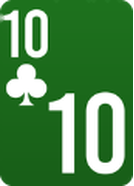
#> input picture cards/club10.png, 134 x 186 px; its folder holds only this picture in this run
$ python -i gen_deck_from_screens.py   (imports and definitions only)
#> lines starting #> are read from the running program, lines starting #| are printed output that depends on the picture; after the words box and inside, x2 and y2 are one past the last pixel; in counts of white or black regions, pixels touching at a corner belong together
import glob, os, numpy as np
from PIL import Image, ImageDraw
from collections import deque

def felt_ref(a):
    ring=np.concatenate([a[0:2,:,:3].reshape(-1,3),a[-2:,:,:3].reshape(-1,3),
                         a[:,0:2,:3].reshape(-1,3),a[:,-2:,:3].reshape(-1,3)])
    return np.median(ring,0)

def felt_flood(a,ref,tol=12.0):
    H,W=a.shape[:2]; rgb=a[:,:,:3].astype(np.float32)
    d=np.sqrt(((rgb-ref)**2).sum(2)); cand=d<tol
    seen=np.zeros((H,W),bool); q=deque()
    for cy,cx in((0,0),(0,W-1),(H-1,0),(H-1,W-1)):
        if cand[cy,cx] and not seen[cy,cx]: seen[cy,cx]=True; q.append((cy,cx))
    while q:
        y,x=q.popleft()
        for dy,dx in((1,0),(-1,0),(0,1),(0,-1)):
            ny,nx=y+dy,x+dx
            if 0<=ny<H and 0<=nx<W and cand[ny,nx] and not seen[ny,nx]:
                seen[ny,nx]=True; q.append((ny,nx))
    return seen

def largest_cc(mask):
    H,W=mask.shape; seen=np.zeros_like(mask); best=None; bestn=0
    for sy in range(H):
        for sx in range(W):
            if mask[sy,sx] and not seen[sy,sx]:
                q=deque([(sy,sx)]); seen[sy,sx]=True; comp=[]
                while q:
                    y,x=q.popleft(); comp.append((y,x))
                    for dy,dx in((1,0),(-1,0),(0,1),(0,-1)):
                        ny,nx=y+dy,x+dx
                        if 0<=ny<H and 0<=nx<W and mask[ny,nx] and not seen[ny,nx]:
                            seen[ny,nx]=True; q.append((ny,nx))
                if len(comp)>bestn: bestn=len(comp); best=comp
    out=np.zeros_like(mask)
    for y,x in(best or []): out[y,x]=True
    return out

def fill_holes(mask):
    H,W=mask.shape; bg=np.zeros_like(mask); q=deque()
    for x in range(W):
        for y in(0,H-1):
            if not mask[y,x] and not bg[y,x]: bg[y,x]=True; q.append((y,x))
    for y in range(H):
        for x in(0,W-1):
            if not mask[y,x] and not bg[y,x]: bg[y,x]=True; q.append((y,x))
    while q:
        y,x=q.popleft()
        for dy,dx in((1,0),(-1,0),(0,1),(0,-1)):
            ny,nx=y+dy,x+dx
            if 0<=ny<H and 0<=nx<W and not mask[ny,nx] and not bg[ny,nx]:
                bg[ny,nx]=True; q.append((ny,nx))
    return mask|(~bg)

def erode(mask,k=1):
    m=mask.copy()
    for _ in range(k):
        e=m.copy(); e[1:,:]&=m[:-1,:]; e[:-1,:]&=m[1:,:]; e[:,1:]&=m[:,:-1]; e[:,:-1]&=m[:,1:]; m=e
    return m

def bleed(color,known,iters=10):
    # nearest-ish color fill: each iter, unknown pixels adjacent to known take mean of known neighbors
    col=color.astype(np.float32).copy(); kn=known.copy(); H,W=kn.shape
    for _ in range(iters):
        if kn.all(): break
        nb_sum=np.zeros_like(col); nb_cnt=np.zeros((H,W),np.float32)
        for dy,dx in((1,0),(-1,0),(0,1),(0,-1),(1,1),(1,-1),(-1,1),(-1,-1)):
            sh=np.zeros_like(col); shk=np.zeros((H,W),bool)
            ys0,ys1=max(0,dy),H+min(0,dy); xs0,xs1=max(0,dx),W+min(0,dx)
            yd0,yd1=max(0,-dy),H+min(0,-dy); xd0,xd1=max(0,-dx),W+min(0,-dx)
            sh[yd0:yd1,xd0:xd1]=col[ys0:ys1,xs0:xs1]; shk[yd0:yd1,xd0:xd1]=kn[ys0:ys1,xs0:xs1]
            nb_sum+=sh*shk[:,:,None]; nb_cnt+=shk
        ring=(~kn)&(nb_cnt>0)
        col[ring]=(nb_sum[ring]/nb_cnt[ring,None])
        kn|=ring
    return col

def rrect_alpha(w,h,r,ss=4):
    big=Image.new('L',(w*ss,h*ss),0); ImageDraw.Draw(big).rounded_rectangle([0,0,w*ss-1,h*ss-1],radius=r*ss,fill=255)
    return big.resize((w,h),Image.LANCZOS)

CANVAS=(134,186)
def felt_bright(ref): return float(np.mean(ref))
def process(fp, rratio=0.095, trim=2):
#> called with fp = 'club10.png', rratio = 0.095, trim = 2
    im=Image.open(fp).convert('RGBA'); a=np.array(im).astype(np.int16); rgb0=np.array(im)[:,:,:3]
#> in process, im is the input picture: PIL image 134x186 RGBA; mean R, G, B, A 73.2, 134, 73.2, 251.7
    ref=felt_ref(a); fb=felt_bright(ref); felt=felt_flood(a,ref,12.0)
#> in felt_ref, `ring=np.concatenate([a[0:2,:,:3].reshape(-1,3),a[-2:,:,:3].reshape(-1,..`: ring = 1280 rows, first 8: [0, 0, 0], [0, 0, 0], [0, 0, 0], [0, 145, 0], [0, 127, 0], [0, 0, 0], [36, 109, 36], [28, 113, 28]
#> after `ref = felt_ref(a)`: ref = [25, 99, 25]
#> after `fb = felt_bright(ref)`: fb = 49.67
#> in felt_flood, `cand = d < tol`:
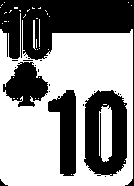
#> cand: shape (186, 134) bool; 56.8% white; 19 black regions (14 under 20 px), largest, box (x1, y1, x2, y2) and area: (0, 0, 134, 186) 5409, (84, 90, 127, 176) 2593, (48, 90, 76, 176) 1472, (3, 62, 48, 107) 1247, (0, 179, 8, 186) 24
#> after the loop in felt_flood, `for cy,cx in((0,0),(0,W-1),(H-1,0),(H-1,W-1)):`: seen: shape (186, 134) bool; every value is 0
    fg=fill_holes(largest_cc(~felt))
#> after the loop in largest_cc, `for sy in range(H):`: seen: shape (186, 134) bool; every value is 1
    R=a[:,:,0].astype(np.float32); G=a[:,:,1].astype(np.float32); B=a[:,:,2].astype(np.float32)
#> after `G = a[:, :, 1].astype(np.float32)`:
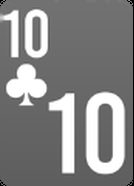
#> G: shape (186, 134) float32; min 0, max 255, mean 134
    bright=(R+G+B)/3.0; greenish=(G>R+6)&(G>B+6); is_shadow=greenish&(bright<0.78*fb)
#> after `bright = (R + G + B) / 3.0`:
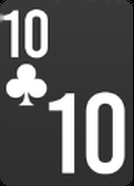
#> bright: shape (186, 134) float32; min 0, max 255, mean 93.4
#> after `greenish = (G > R + 6) & (G > B + 6)`: greenish: shape (186, 134) bool; 81.9% white; 10 black regions (4 under 20 px), largest, box (x1, y1, x2, y2) and area: (87, 93, 124, 173) 1730, (50, 94, 74, 172) 961, (7, 65, 46, 105) 837, (26, 10, 47, 57) 542, (5, 11, 18, 56) 219, (127, 0, 134, 186) 210
#> after `is_shadow = greenish & (bright < 0.78 * fb)`: is_shadow: shape (186, 134) bool; 1.1% white in thin lines or dots
    card=fill_holes(largest_cc(fg&(~is_shadow)))
#> after the loop in largest_cc (call 2), `for sy in range(H):`: seen: shape (186, 134) bool; 98.9% white; black in thin lines or dots
#> after the loop in fill_holes (call 2), `for x in range(W):`:
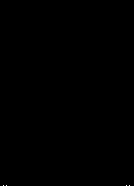
#> bg: shape (186, 134) bool; 0.02% white in thin lines or dots, all inside (x1, y1, x2, y2) = (3, 185, 130, 186)
#> after the loop in fill_holes (call 2), `for y in range(H):`: bg: shape (186, 134) bool; 0.03% white in thin lines or dots, all inside (x1, y1, x2, y2) = (0, 179, 130, 186)
    light=erode(card,trim)            # drop outer 2px ring (residue/shadow/AA)
    if not light.any(): light=card
    seed=erode(light,1);  seed=seed if seed.any() else light
    colf=bleed(rgb0,seed,iters=16)
#> after the loop in bleed, `for _ in range(iters):`:
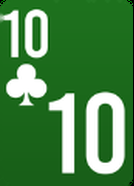
#> col: shape (186, 134, 3) float32; mean R, G, B 73.2, 134, 73.2
#> after the loop in bleed, `for _ in range(iters):`:
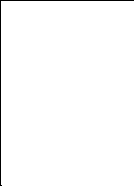
#> shk: shape (186, 134) bool; 98.7% white; black in thin lines or dots
    ys,xs=np.where(light); y0,y1,x0,x1=ys.min(),ys.max(),xs.min(),xs.max()
#> after `y0, y1, x0, x1 = (ys.min(), ys.max(), xs.min(), xs.max())`: y0 = 0; y1 = 185; x0 = 0; x1 = 133
    w,h=x1-x0+1,y1-y0+1; r=max(6,round(rratio*w))
#> after `w, h = (x1 - x0 + 1, y1 - y0 + 1)`: w = 134; h = 186
#> after `r = max(6, round(rratio * w))`: r = 13
    crop=np.clip(colf[y0:y1+1,x0:x1+1],0,255).astype(np.uint8)
    cardimg=Image.merge("RGBA",(*Image.fromarray(crop).split(),rrect_alpha(w,h,r)))
#> in rrect_alpha, `big = Image.new('L', (w * ss, h * ss), 0)`: big: PIL image 536x744 L; every value is 0
#> in rrect_alpha, `ImageDraw.Draw(big).rounded_rectangle([0, 0, w * ss - 1, h * ss - 1], `:
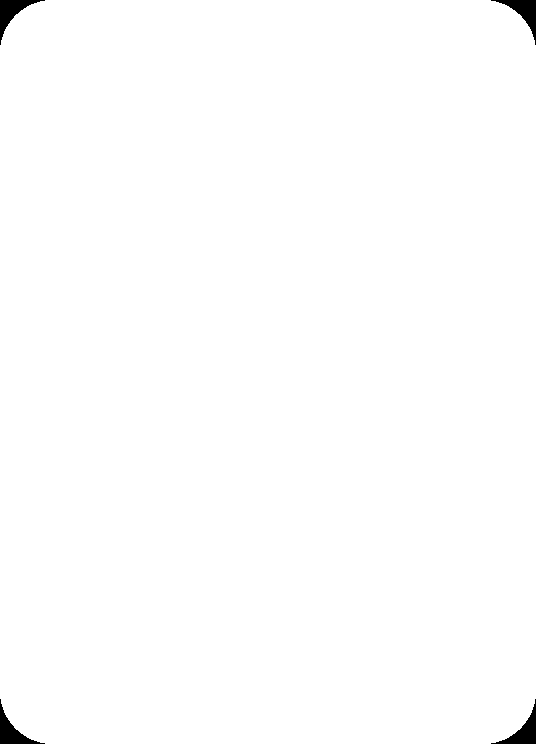
#> big: PIL image 536x744 L; 99.4% white; 4 black regions, box (x1, y1, x2, y2) and area: (0, 0, 45, 45) 595, (491, 0, 536, 45) 595, (0, 699, 45, 744) 595, (491, 699, 536, 744) 595
    cw,ch=CANVAS; s=min(cw/w,ch/h); nw,nh=max(1,round(w*s)),max(1,round(h*s))
#> after `s = min(cw / w, ch / h)`: s = 1
#> after `nw, nh = (max(1, round(w * s)), max(1, round(h * s)))`: nw = 134; nh = 186
    cardimg=cardimg.resize((nw,nh),Image.LANCZOS)
    canvas=Image.new("RGBA",CANVAS,(0,0,0,0)); canvas.alpha_composite(cardimg,((cw-nw)//2,(ch-nh)//2))
#> after `canvas = Image.new('RGBA', CANVAS, (0, 0, 0, 0))`: canvas: PIL image 134x186 RGBA; every value is 0
    return canvas,(w,h,r)

>>> result = process('club10.png')

$ run again, on cards/club2.png
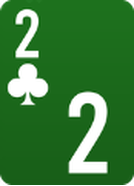
#> input picture cards/club2.png, 134 x 186 px
#> in process, im is the input picture: PIL image 134x186 RGBA; mean R, G, B, A 55.6, 122.4, 55.6, 252.2
#> in felt_ref, `ring=np.concatenate([a[0:2,:,:3].reshape(-1,3),a[-2:,:,:3].reshape(-1,..`: ring = 1280 rows, first 8: [0, 0, 0], [0, 0, 0], [0, 0, 0], [36, 145, 36], [0, 255, 0], [0, 0, 0], [63, 127, 63], [31, 113, 31]
#> ref = [26, 103, 26]
#> fb = 51.67
#> in felt_flood, `cand = d < tol`:
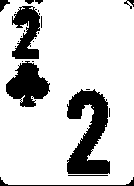
#> cand: shape (186, 134) bool; 80.9% white; 23 black regions (14 under 20 px), largest, box (x1, y1, x2, y2) and area: (67, 89, 110, 174) 2172, (6, 61, 50, 107) 1219, (12, 6, 40, 59) 958
#> greenish: shape (186, 134) bool; 88.6% white; 9 black regions (5 under 20 px), largest, box (x1, y1, x2, y2) and area: (70, 93, 106, 172) 1413, (9, 65, 47, 104) 817, (16, 10, 38, 57) 439, (0, 181, 134, 186) 156
#> is_shadow: shape (186, 134) bool; 0.81% white in thin lines or dots
#> after the loop in bleed, `for _ in range(iters):`:
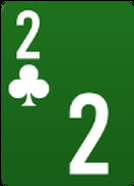
#> sh: shape (186, 134, 3) float32; mean R, G, B 55.4, 121.7, 55.4
#> y0 = 0; y1 = 185; x0 = 0; x1 = 133
#> w = 134; h = 186
#> r = 13
#> big: PIL image 536x744 L; every value is 0
#> big: PIL image 536x744 L; 99.4% white; 4 black regions, box (x1, y1, x2, y2) and area: (0, 0, 45, 45) 595, (491, 0, 536, 45) 595, (0, 699, 45, 744) 595, (491, 699, 536, 744) 595
#> s = 1
#> nw = 134; nh = 186
#> canvas: PIL image 134x186 RGBA; every value is 0
